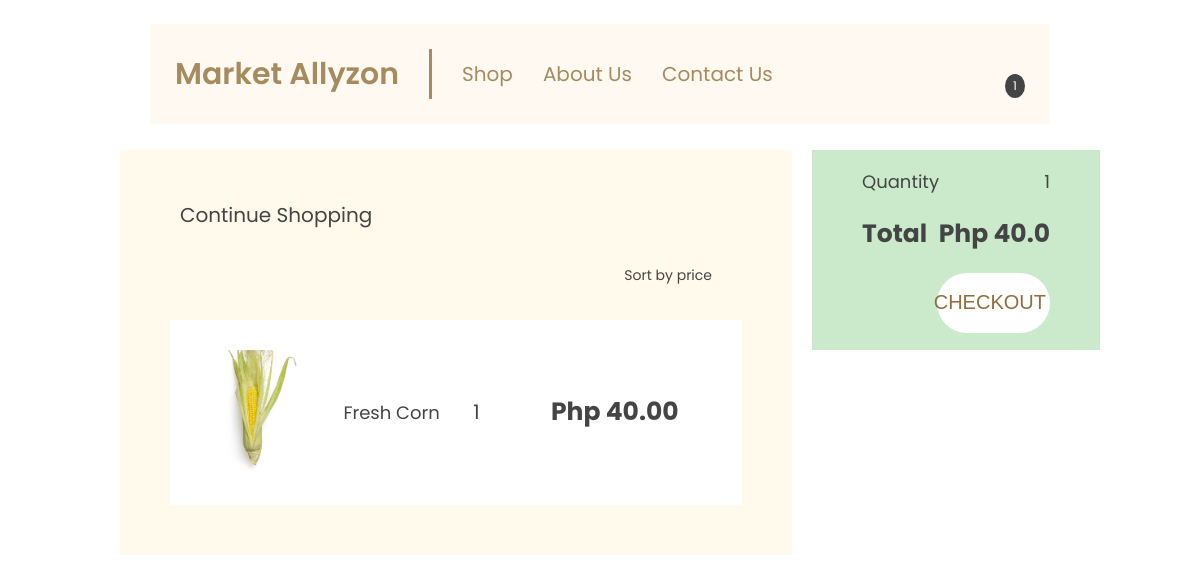
The app's page /cart/ (signed in) with its own data.
### store/models.py (models this page shows, shortened)
class OrderItem(models.Model):
    product = models.ForeignKey(Product, on_delete=models.SET_NULL, blank=True, null=True)
    order = models.ForeignKey(Order, on_delete=models.SET_NULL, blank=True, null=True)
    quantity = models.IntegerField(default=0, null=True, blank=True)
    date_added = models.DateTimeField(auto_now_add=True)
    @property
    def get_total(self):
        total = self.product.price * self.quantity
        return total

class Product(models.Model):
    name = models.CharField(max_length=200)
    description = models.CharField(max_length=1500)
    price = models.FloatField()
    image = models.ImageField(null=True, blank=True)

class Order(models.Model):
    customer = models.ForeignKey(Customer, on_delete=models.SET_NULL, null=True, blank=True)
    date_ordered = models.DateTimeField(auto_now_add=True)
    complete = models.BooleanField(default=False)
    transaction_id = models.CharField(max_length=100, null=True)
    @property
    def get_cart_total(self):
        orderitems = self.orderitem_set.all()
        total = sum([item.get_total for item in orderitems])
        return total
    @property
    def get_cart_items(self):
        orderitems = self.orderitem_set.all()
        total = sum([item.quantity for item in orderitems])
        return total

### store/views.py (the view)
# urls.py: path('cart/', views.cart, name='cart'),
def cart(request):
    if request.user.is_authenticated:
        customer = request.user.customer
        order, created = Order.objects.get_or_create(customer=customer, complete=False)
        items = order.orderitem_set.all()
        cartItems = order.get_cart_items
    else:
        items = []
        order = {'get_cart_total':0, 'get_cart_items':0, 'shipping':False}
    context = {'items':items, 'order':order, 'cartItems':cartItems}
    return render(request, 'store/add-to-cart.html', context)

### store/templates/store/add-to-cart.html (shortened to what this page needs)
{% extends 'store/main.html' %}
{% load static %}
{% block content %}
    <section class="main-section">
        <div class="cart-main-container">
            <div class="left-container">
                <div class="btn-back">
                    <p>Continue Shopping</p>
                </div>
                <div class="btn-sort">
                    <p>Sort by price</p>
                    <ion-icon class="icon-class" name="chevron-down-outline"></ion-icon>
                </div>
                <div class="items-container">
                    {% for item in items %}
                    <div class="product-container">
                        <div class="product-img-container"><img class="product-img" src="{{item.product.image.url}}"></div>
                        <div class="product-name">{{item.product.name}}</div>
                        <div class="quantity-box">
                            <p>{{item.quantity}}</p>
                            <div class="btn-quantity-adjust">
                                <ion-icon data-product="{{item.product.id}}" data-action="add" class="icon-class update-cart" name="caret-up-outline"></ion-icon>
                                <ion-icon data-product="{{item.product.id}}" data-action="remove" class="icon-class update-cart" name="caret-down-outline"></ion-icon>
                            </div>
                        </div>
                        <div class="product-price">Php {{item.product.price|floatformat:2}}</div>
                    </div>
                    {% endfor %}
                </div>
            </div>
            <div class="right-container">
                <div class="quantity-row">
                    <p>Quantity</p>
                    <p>{{order.get_cart_items}}</p>
                </div>
                <div class="total-amount-box">
                    <p>Total</p>
                    <p>Php {{order.get_cart_total}}</p>
                </div>
                <a href="{% url 'checkout' %}">
                    <button class="btn-checkout">
                            <p>CHECKOUT</p>
                    </button>
                </a>
            </div>
        </div>
    </section>
{% endblock content %}

### static/css/style.css (style rules this page uses)
* { padding: 0; margin: 0; box-sizing: border-box; }
html { font-size: 62.5%; font-family: 'Poppins', sans-serif; color: #444; }
.icon-class { width: 4rem; height: 4rem; cursor: pointer; }
a:link, a:visited { color: inherit; text-decoration: none; }

### static/css/main-shop.css (style rules this page uses)
* { margin: 0; padding: 0; box-sizing: border-box; }
html { font-size: 62.5%; color: #444; font-family: 'Poppins', sans-serif; }
.product-name { font-size: 1.8rem; }
.product-price { font-size: 2.6rem; font-weight: 600; }

### static/css/add-to-cart.css (style rules this page uses)
* { padding: 0; margin: 0; box-sizing: border-box; }
html { font-size: 62.5%; font-family: 'Poppins', sans-serif; color: #444; }
.cart-main-container { display: grid; grid-template-columns: 70% 30%; width: 80%; margin: 15rem auto; gap: 2rem; }
.left-container { display: flex; flex-direction: column; gap: 3rem; padding: 5rem; background-color: #FFFCF2; }
.btn-back { display: flex; gap: 1rem; align-items: center; font-size: 2rem; }
.btn-sort { display: flex; align-items: center; justify-content: end; font-size: 1.4rem; }
.items-container { display: grid; gap: 1rem; }
.product-container { display: flex; align-items: center; justify-content: space-between; background-color: #fff; padding: 3rem; }
.product-img { width: 11rem; }
.product-name { font-size: 1.8rem; }
.quantity-box { display: flex; gap: .8rem; align-items: center; justify-content: center; }
.quantity-box p { font-size: 2rem; }
.btn-quantity-adjust { display: flex; flex-direction: column; }
.product-price { font-size: 2.5rem; font-weight: bold; }
.right-container { padding: 5rem; background-color: #CBEACB; height: 30rem; display: grid; }
.quantity-row { display: flex; justify-content: space-between; font-size: 1.8rem; }
.total-amount-box { display: flex; justify-content: space-between; font-size: 2.5rem; font-weight: 700; }
.btn-checkout { border: none; background-color: #fff; display: flex; align-items: center; justify-content: center; font-size: 2rem; color: #8D703D; gap: .75rem; width: 60%; height: 6rem; align-self: flex-end; justify-self: end; border-radius: 35px; cursor: pointer; }

### static/css/checkout.css (style rules this page uses)
* { padding: 0; margin: 0; box-sizing: border-box; }
html { font-size: 62.5%; font-family: 'Poppins', sans-serif; color: #444; }
.icon-class { width: 3rem; height: 3rem; }
.left-container { padding: 5rem; background-color: #FFFAEB; }
.btn-back { gap: 1rem; display: flex; align-items: center; font-size: 2rem; cursor: pointer; }
.right-container { padding: 5rem; height: 20rem; background-color: #CBEACB; display: flex; flex-direction: column; gap: 2rem; justify-content: center; }

### records on screen
OrderItem: product.image (picture), product.name "Fresh Corn", quantity "1", product.price "40.00"
Order: get_cart_items "1", get_cart_total "40.0"

### other values on screen
{{ cartItems }} "1"
